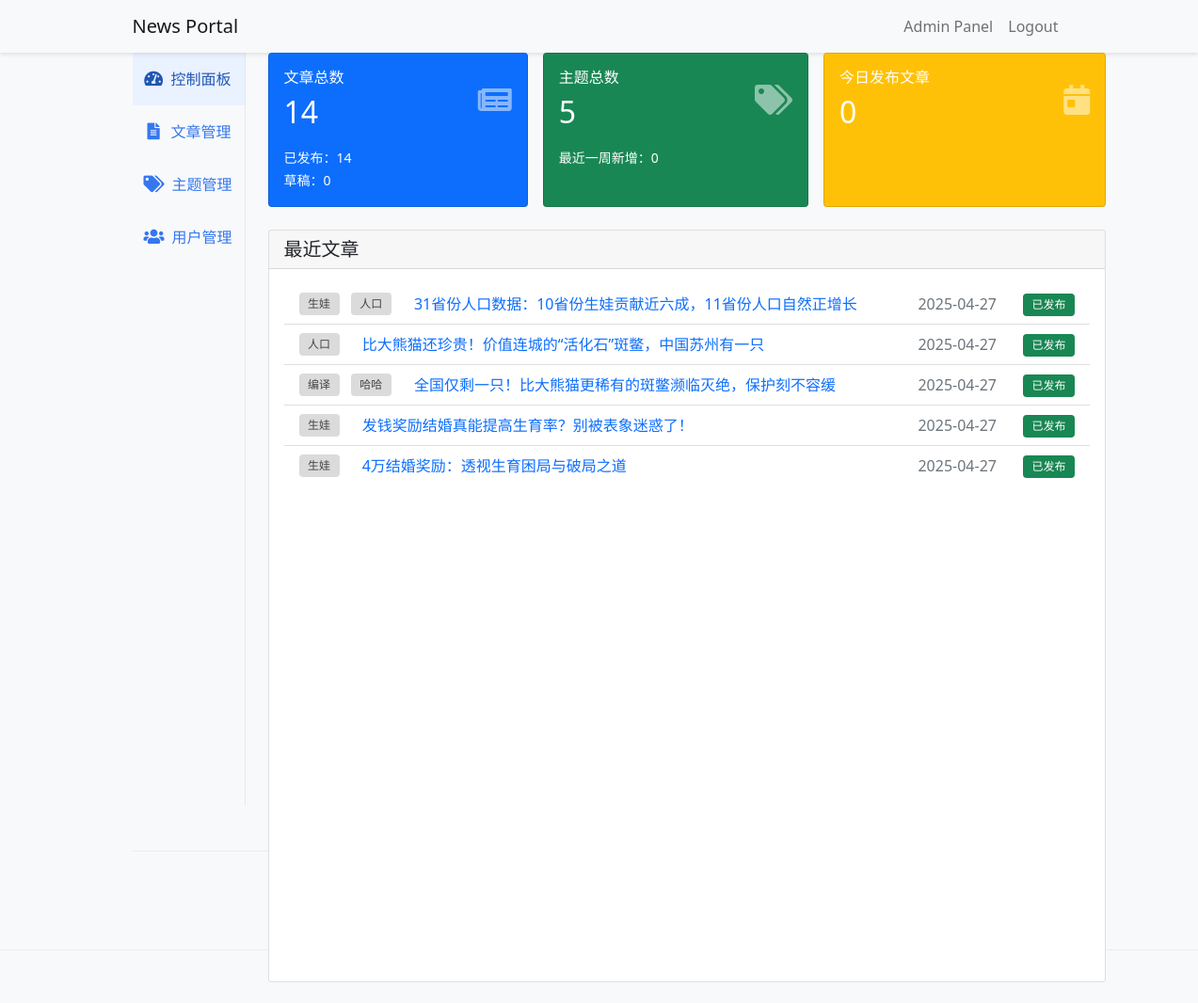
Page /admin/ (signed in) on the earlier database version.
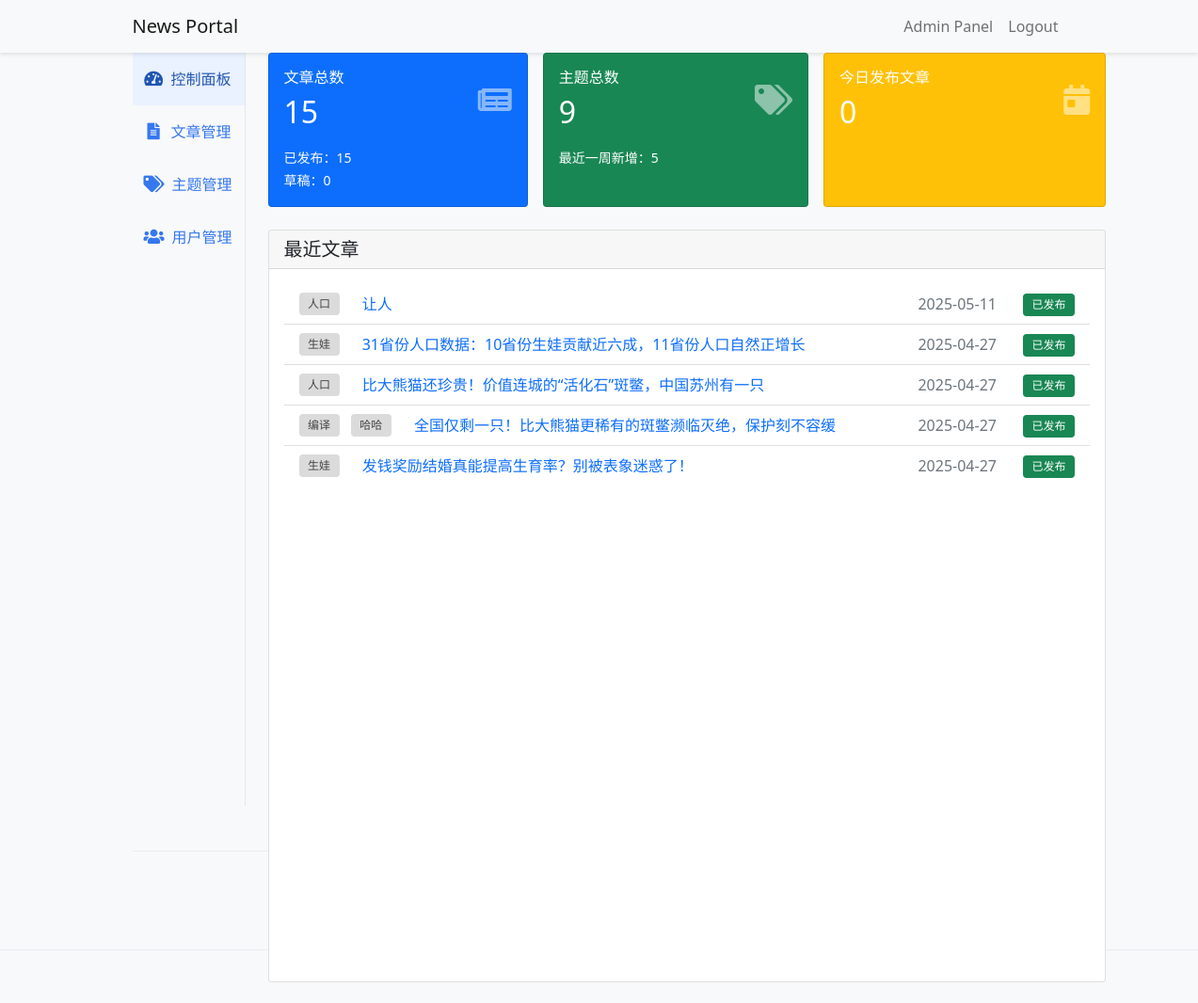
Same page on the later database version.
### app/models.py (models this page shows, shortened)
class Tag(db.Model):
    id = db.Column(db.Integer, primary_key=True)
    name = db.Column(db.String(50), unique=True, nullable=False)
    created_at = db.Column(db.DateTime, default=datetime.utcnow)

class Article(db.Model):
    id = db.Column(db.Integer, primary_key=True)
    title = db.Column(db.String(200), nullable=False)
    subtitle = db.Column(db.String(200))
    content = db.Column(db.Text, nullable=False)
    is_published = db.Column(db.Boolean, default=False)
    is_top = db.Column(db.Boolean, default=False)
    is_recommended = db.Column(db.Boolean, default=False)
    created_at = db.Column(db.DateTime, default=datetime.utcnow)
    updated_at = db.Column(
        db.DateTime, default=datetime.utcnow, onupdate=datetime.utcnow
    )
    author_id = db.Column(db.Integer, db.ForeignKey("user.id"))
    tags = db.relationship("Tag", secondary="article_tag", backref="articles")
    images = db.relationship("Image", backref="article", lazy="dynamic")

### app/admin/routes.py (the view)
@bp.route("/")
@login_required
@admin_required
def index():
    today = datetime.utcnow().date()
    stats = {
        "total_articles": Article.query.count(),
        "published_articles": Article.query.filter_by(is_published=True).count(),
        "draft_articles": Article.query.filter_by(is_published=False).count(),
        "articles_today": Article.query.filter(
            Article.is_published == True,
            Article.created_at >= today,
            Article.created_at < today + timedelta(days=1),
        ).count(),
        "total_tags": Tag.query.count(),
        "new_tags_this_week": Tag.query.filter(
            Tag.created_at >= datetime.utcnow() - timedelta(days=7)
        ).count(),
        "total_users": User.query.count(),
        "admin_users": User.query.filter_by(is_admin=True).count(),
        "normal_users": User.query.filter_by(is_admin=False).count(),
    }
    recent_articles = Article.query.order_by(Article.created_at.desc()).limit(5).all()
    return render_template(
        "admin/index.html",
        stats=stats,
        recent_articles=recent_articles,
    )

### app/admin/routes.py (called while the page is built)
def admin_required(f):
    @wraps(f)
    def decorated_function(*args, **kwargs):
        if not current_user.is_admin:
            flash("需要管理员权限")
            return redirect(url_for("main.index"))
        return f(*args, **kwargs)
    return decorated_function

### app/models.py (called while the page is built)
@login.user_loader
def load_user(id):
    return User.query.get(int(id))

### app/templates/admin/index.html
{% extends "admin/base.html" %} {% block admin_title %}控制面板{% endblock %} {%
block admin_content %}
<div class="d-flex gap-3 mb-4">
  <div class="card bg-primary text-white flex-fill">
    <div class="card-body">
      <div class="d-flex justify-content-between align-items-center">
        <div>
          <h6 class="text-uppercase mb-2">文章总数</h6>
          <h2 class="mb-0">{{ stats.total_articles }}</h2>
        </div>
        <i class="fas fa-newspaper fa-2x opacity-50"></i>
      </div>
      <div class="mt-3">
        <small>已发布：{{ stats.published_articles }}</small><br />
        <small>草稿：{{ stats.draft_articles }}</small>
      </div>
    </div>
  </div>
  <div class="card bg-success text-white flex-fill">
    <div class="card-body">
      <div class="d-flex justify-content-between align-items-center">
        <div>
          <h6 class="text-uppercase mb-2">主题总数</h6>
          <h2 class="mb-0">{{ stats.total_tags }}</h2>
        </div>
        <i class="fas fa-tags fa-2x opacity-50"></i>
      </div>
      <div class="mt-3">
        <small>最近一周新增：{{ stats.new_tags_this_week }}</small>
      </div>
    </div>
  </div>
  <div class="card bg-warning text-white flex-fill">
    <div class="card-body">
      <div class="d-flex justify-content-between align-items-center">
        <div>
          <h6 class="text-uppercase mb-2">今日发布文章</h6>
          <h2 class="mb-0">{{ stats.articles_today }}</h2>
        </div>
        <i class="fas fa-calendar-day fa-2x opacity-50"></i>
      </div>
    </div>
  </div>
</div>
<div class="card h-100">
  <div class="card-header">
    <h5 class="mb-0">最近文章</h5>
  </div>
  <div class="card-body">
    <div class="list-group list-group-flush">
      {% for article in recent_articles %}
      <div class="list-group-item">
        <div class="d-flex align-items-center" style="gap: 1rem">
          <div class="article-list-tags flex-shrink-0" style="max-width: 120px">
            {% for tag in article.tags %}
            <a
              href="{{ url_for('main.tag', id=tag.id) }}"
              class="badge bg-secondary text-decoration-none"
              >{{ tag.name }}</a
            >
            {% endfor %}
          </div>
          <div class="article-title-ellipsis flex-grow-1" style="min-width: 0">
            <a
              href="{{ url_for('main.article', id=article.id) }}"
              class="text-decoration-none"
            >
              {{ article.title }}
            </a>
          </div>
          <div
            class="text-muted flex-shrink-0"
            style="width: 100px; text-align: right"
          >
            {{ article.created_at.strftime('%Y-%m-%d') }}
          </div>
          <div class="flex-shrink-0" style="margin-left: 12px">
            {% if article.is_published %}
            <span class="badge bg-success">已发布</span>
            {% else %}
            <span class="badge bg-secondary">草稿</span>
            {% endif %}
          </div>
        </div>
      </div>
      {% endfor %}
    </div>
  </div>
</div>
{% endblock %}

Differences in the rows shown:
no longer on this page (row unchanged): Article: title "4万结婚奖励：透视生育困局与破局之道", created_at "2025-04-27", is_published "已发布", Tag (name "生娃")
added Article: title "让人", created_at "2025-05-11", is_published "已发布", Tag (name "人口")
changed Article "31省份人口数据：10省份生娃贡献近六成，11省份人口自然正增长": loses Tag (name "人口")
Other differences:
{{ stats.total_articles }}: "14" → "15"
{{ stats.published_articles }}: "14" → "15"
{{ stats.total_tags }}: "5" → "9"
{{ stats.new_tags_this_week }}: "0" → "5"
